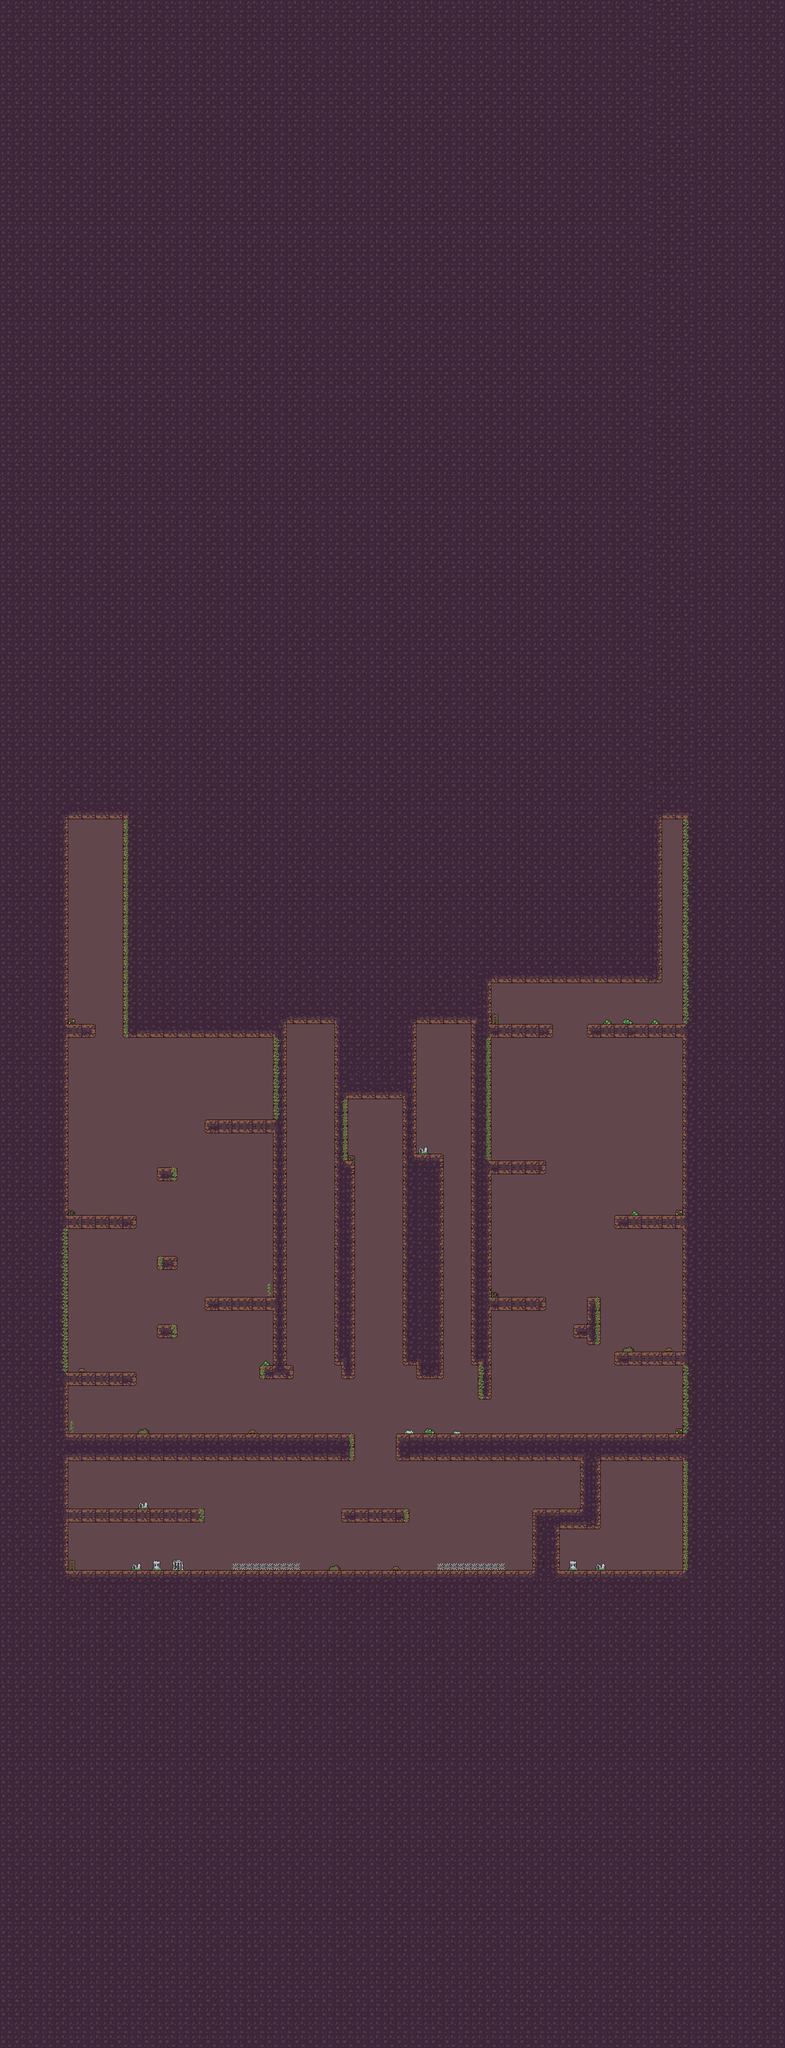

The image is a tile-based game level rendered from a .tmx file. Its description and source (layers, tilesets, objects; grid data summarised) follow:
An orthogonal 115x300 tile map with 16x16 px tiles, 3 tile layers (bg, tiles, decor), 1 hidden layer not drawn, 3 tilesets and 49 objects (17x ghostorc_enemy, 10x ghostgolem_enemy, 4x golem_enemy, 4x orc_enemy, 4x weapon, ...).

<map version="1.10" tiledversion="1.10.2" orientation="orthogonal" renderorder="right-down" width="115" height="300" tilewidth="16" tileheight="16" infinite="0" nextlayerid="8" nextobjectid="59">
 <tileset firstgid="1" source="../hackceler_tiles.tsx" />
 <tileset firstgid="121" source="../spike.tsx" />
 <tileset firstgid="1321" source="ruins_tileset.tsx" />
 <layer id="6" name="bg" width="115" height="300">
  <data>[34500 cells, 21850 non-empty, 1 distinct tile ids]</data>
 </layer>
 <layer id="1" name="tiles" width="115" height="300">
  <data>[34500 cells, 28321 non-empty, 61 distinct tile ids]</data>
 </layer>
 <layer id="7" name="decor" width="115" height="300">
  <data>[34500 cells, 240 non-empty, 35 distinct tile ids]</data>
 </layer>
 <layer id="4" name="platforms" width="115" height="300" visible="0">
  <data>[34500 cells, 1455 non-empty, 1 distinct tile ids]</data>
 </layer>
 <objectgroup id="5" name="objects">
  <object id="1" name="player" x="1576" y="2000" />
  <object id="2" name="trapped_jessse_npc" x="592" y="2604">
   <properties>
    <property name="stars" type="int" value="1" />
    <property name="walk_data" value="2000,W100,E100" />
   </properties>
  </object>
  <object id="3" name="trapped_raibbit_npc" x="1520" y="3588">
   <properties>
    <property name="stars" type="int" value="1" />
   </properties>
  </object>
  <object id="4" name="golem_enemy" x="1232" y="2368">
   <properties>
    <property name="respawn" type="bool" value="true" />
   </properties>
   <point />
  </object>
  <object id="5" name="golem_enemy" x="1552" y="2816">
   <properties>
    <property name="walk_data" value="2000,W100,E100" />
   </properties>
   <point />
  </object>
  <object id="6" name="golem_enemy" x="880" y="3504">
   <point />
  </object>
  <object id="7" name="golem_enemy" x="512" y="3008">
   <properties>
    <property name="respawn" type="bool" value="true" />
    <property name="walk_data" value="800,E120,W120" />
   </properties>
   <point />
  </object>
  <object id="8" name="orc_enemy" x="1248" y="3012">
   <point />
  </object>
  <object id="9" name="orc_enemy" x="432" y="3508">
   <point />
  </object>
  <object id="10" name="orc_enemy" x="416" y="3332">
   <properties>
    <property name="walk_data" value="1500,E300,W300" />
   </properties>
   <point />
  </object>
  <object id="11" name="orc_enemy" x="1488" y="3332">
   <properties>
    <property name="respawn" type="bool" value="true" />
    <property name="walk_data" value="2000,W300,E300" />
   </properties>
   <point />
  </object>
  <object id="12" name="block_enemy" x="1136" y="3328">
   <point />
  </object>
  <object id="13" name="weapon" x="1184" y="3008">
   <properties>
    <property name="type" value="gun" />
   </properties>
   <point />
  </object>
  <object id="14" name="weapon" x="1216" y="2688">
   <properties>
    <property name="type" value="cannon" />
   </properties>
   <point />
  </object>
  <object id="15" name="weapon" x="736" y="3328">
   <properties>
    <property name="type" value="gun" />
   </properties>
   <point />
  </object>
  <object id="16" name="weapon" x="1552" y="3328">
   <properties>
    <property name="type" value="cannon" />
   </properties>
   <point />
  </object>
  <object id="17" name="portal" x="1312" y="3472" width="20" height="20">
   <properties>
    <property name="dest_x" type="int" value="1008" />
    <property name="dest_y" type="int" value="2655" />
    <property name="x_speed" value="5" />
    <property name="y_speed" type="int" value="5" />
   </properties>
  </object>
  <object id="18" name="ouch" x="1024" y="3664" width="160" height="16.5">
   <properties>
    <property name="damage" type="float" value="5" />
    <property name="min_distance" type="float" value="0" />
   </properties>
  </object>
  <object id="19" name="ouch" x="544" y="3664" width="160" height="16.5">
   <properties>
    <property name="damage" type="float" value="5" />
    <property name="min_distance" type="float" value="0" />
   </properties>
  </object>
  <object id="20" name="fire" x="224" y="2816">
   <properties>
    <property name="min_distance" type="float" value="100" />
   </properties>
   <point />
  </object>
  <object id="23" name="ruins_warp" x="192" y="3536">
   <point />
  </object>
  <object id="24" name="portal" x="1568" y="3216" width="20" height="20">
   <properties>
    <property name="dest_x" type="int" value="1377" />
    <property name="dest_y" type="int" value="3634" />
    <property name="visible" type="bool" value="false" />
    <property name="x_speed" value="5" />
    <property name="y_speed" type="int" value="5" />
   </properties>
  </object>
  <object id="28" name="ghostorc_enemy" x="528" y="2596">
   <properties>
    <property name="hbc" value="(188,1126)" />
    <property name="respawn" type="bool" value="false" />
    <property name="walk_data" value="550,E100,W100" />
   </properties>
   <point />
  </object>
  <object id="31" name="ghostgolem_enemy" x="592" y="2596">
   <properties>
    <property name="hbc" value="(188,1126)" />
    <property name="respawn" type="bool" value="false" />
    <property name="walk_data" value="350,W100,E100" />
   </properties>
   <point />
  </object>
  <object id="32" name="ghostgolem_enemy" x="560" y="2596">
   <properties>
    <property name="hbc" value="(188,1126)" />
    <property name="respawn" type="bool" value="false" />
    <property name="walk_data" value="400,W80,E80" />
   </properties>
   <point />
  </object>
  <object id="33" name="ghostgolem_enemy" x="592" y="3008">
   <properties>
    <property name="hbc" value="(188,1126)" />
    <property name="respawn" type="bool" value="false" />
    <property name="walk_data" value="300,W110,E110" />
   </properties>
   <point />
  </object>
  <object id="34" name="ghostgolem_enemy" x="368" y="2912">
   <properties>
    <property name="hbc" value="(188,1126)" />
    <property name="respawn" type="bool" value="false" />
   </properties>
   <point />
  </object>
  <object id="35" name="ghostgolem_enemy" x="192" y="3184">
   <properties>
    <property name="hbc" value="(188,1126)" />
    <property name="respawn" type="bool" value="false" />
    <property name="walk_data" value="100,E100,W100" />
   </properties>
   <point />
  </object>
  <object id="36" name="ghostorc_enemy" x="528" y="3332">
   <properties>
    <property name="hbc" value="(188,1126)" />
    <property name="respawn" type="bool" value="false" />
    <property name="walk_data" value="1700,E300,W300" />
   </properties>
   <point />
  </object>
  <object id="37" name="ghostgolem_enemy" x="208" y="3328">
   <properties>
    <property name="hbc" value="(188,1126)" />
    <property name="respawn" type="bool" value="false" />
    <property name="walk_data" value="1000,E500,W500" />
   </properties>
   <point />
  </object>
  <object id="38" name="ghostgolem_enemy" x="368" y="3072">
   <properties>
    <property name="hbc" value="(188,1126)" />
    <property name="respawn" type="bool" value="false" />
   </properties>
   <point />
  </object>
  <object id="39" name="ghostgolem_enemy" x="416" y="3072">
   <properties>
    <property name="hbc" value="(188,1126)" />
    <property name="respawn" type="bool" value="false" />
   </properties>
   <point />
  </object>
  <object id="40" name="ghostgolem_enemy" x="192" y="2816">
   <properties>
    <property name="hbc" value="(188,1126)" />
    <property name="respawn" type="bool" value="false" />
    <property name="walk_data" value="300,E120,W120" />
   </properties>
   <point />
  </object>
  <object id="43" name="ghostgolem_enemy" x="608" y="3328">
   <properties>
    <property name="hbc" value="(188,1126)" />
    <property name="respawn" type="bool" value="false" />
    <property name="walk_data" value="1000,W400,E400" />
   </properties>
   <point />
  </object>
  </objectgroup>
</map>
<!-- 15 of 49 objects omitted -->
